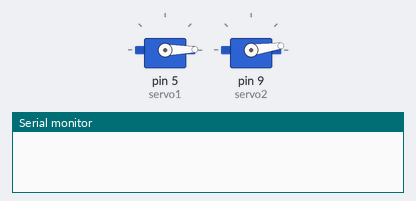
Recording of a sketch running on a simulated Arduino Uno, built with avr-gcc and run on an emulated ATmega328P. Parts: 2 × servo, the last lines printed to the serial monitor.

Above: at 0.05 s.
At 0.8 s:
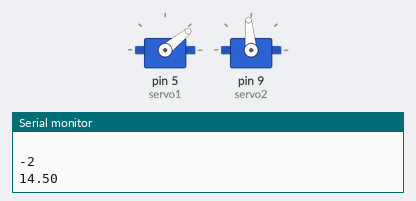
At 1.3 s:
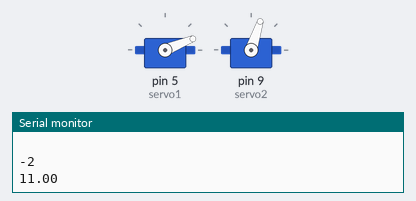
At 1.85 s:
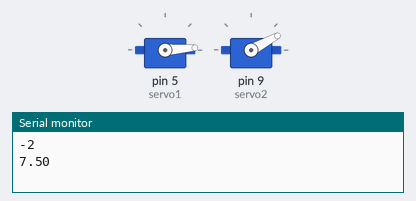
Timing chart, 0 to 4.3 s (numbered marks = the images above):
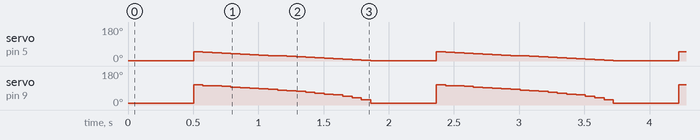

The sketch:

jumpingdefined.ino
```cpp
#include <Servo.h>
float FX = -5;   // Horizontal distance from upper servo which is on (0,0) position ie FG
float FY = 10;   // vertical distance from upper servo which is on (0,0) position ie AG
float AB = 3.2;  // Distance from first servo to second
float CB = 6.2;  // Distance from second servo to second joint
float AC = 9.4;  // Distance from 1st servo to second joint ie thigh length
float CF = 10;   // leg length

float AF, HAB, FAB, FAG, GAB, A, FCB;  // unknown variables to be calculated

Servo servo1, servo2;  // servo objects

typedef struct {
  //calculating semi circle points
  double x;
  double y;
} Point;

void setup() {
  Serial.begin(9600);
  servo1.attach(5);  // upper servo
  servo2.attach(9);  //lower servo
}
void loop() {

  int num_points = 20;              // no of points
  coordinaate(-2,7);
  delay(500);
  coordinaate(-2,17);
  backline(-2, 17, 7, num_points);  //straight horizontal line
}

double coordinaate(float FX, float FY) {
  //inverse kinematics

  AF = sqrt(FX * FX + FY * FY);

  FAB = acos((AC * AC + AF * AF - CF * CF) / (2 * AC * AF)) * (180 / 3.14);

  FAG = acos((FY * FY + AF * AF - FX * FX) / (2 * FY * AF)) * (180 / 3.14);

  if (FX >= 0) {
    GAB = FAB - FAG;
  } else if (FX < 0) {
    GAB = FAB + FAG;
  }
  A = 90 - GAB;
  servo1.write(A);  // upper servo position for FX and FY coordinates

  FCB = acos((AC * AC + CF * CF - AF * AF) / (2 * AC * AF)) * (180 / 3.14);
  servo2.write(FCB);  // lower servo position for FX and FY coordinates
}


double backline(int x, float y1, float y2, int numpoints) {
  //calculating upward path

  float add = (y1 - y2) / numpoints;
  float a;
  for (int i = 0; i < numpoints - 1; i++) {
    a = y1 - add;
    coordinaate(x, a);
    Serial.print(x);
    Serial.println("  ");
    Serial.println(a);
    Serial.println("  ");
    y1 = y1 - add;
    delay(70);
  }
}
```

Measured:
- by itself, servo on pin 5 (servo1): repeats every 1.9 s: 47° 0.07 s, 44° 0.07 s, 42° 0.07 s, 39° 0.07 s, 36° 0.07 s, 34° 0.07 s, 31° 0.07 s, 29° 0.07 s, 27° 0.07 s, 24° 0.07 s, 22° 0.07 s, 19° 0.07 s, 17° 0.07 s, 14° 0.07 s, 12° 0.07 s, 9° 0.07 s, 7° 0.07 s, 4° 0.07 s, 1° 0.50 s, 50° 0.07 s
- by itself, servo on pin 9 (servo2): repeats every 1.9 s: 103° 0.07 s, 101° 0.07 s, 98° 0.07 s, 95° 0.07 s, 92° 0.07 s, 89° 0.07 s, 86° 0.07 s, 83° 0.07 s, 79° 0.07 s, 76° 0.07 s, 72° 0.07 s, 68° 0.07 s, 63° 0.07 s, 58° 0.07 s, 53° 0.07 s, 46° 0.07 s, 39° 0.07 s, 28° 0.07 s, 8° 0.50 s, 106° 0.07 s
